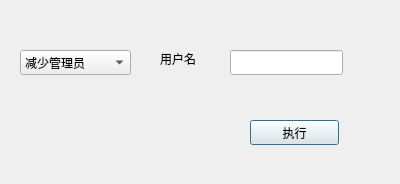
<?xml version="1.0" encoding="UTF-8"?>
<ui version="4.0">
 <class>ChangeManager</class>
 <widget class="QDialog" name="ChangeManager">
  <property name="geometry">
   <rect>
    <x>0</x>
    <y>0</y>
    <width>400</width>
    <height>184</height>
   </rect>
  </property>
  <property name="windowTitle">
   <string>Dialog</string>
  </property>
  <widget class="QLineEdit" name="UserId">
   <property name="geometry">
    <rect>
     <x>230</x>
     <y>50</y>
     <width>113</width>
     <height>25</height>
    </rect>
   </property>
  </widget>
  <widget class="QPushButton" name="ExecuteBtn">
   <property name="geometry">
    <rect>
     <x>250</x>
     <y>120</y>
     <width>89</width>
     <height>25</height>
    </rect>
   </property>
   <property name="text">
    <string>执行</string>
   </property>
  </widget>
  <widget class="QLabel" name="label">
   <property name="geometry">
    <rect>
     <x>160</x>
     <y>50</y>
     <width>67</width>
     <height>17</height>
    </rect>
   </property>
   <property name="text">
    <string>用户名</string>
   </property>
  </widget>
  <widget class="QComboBox" name="Choice">
   <property name="geometry">
    <rect>
     <x>20</x>
     <y>50</y>
     <width>111</width>
     <height>25</height>
    </rect>
   </property>
   <item>
    <property name="text">
     <string>减少管理员</string>
    </property>
   </item>
   <item>
    <property name="text">
     <string>添加管理员</string>
    </property>
   </item>
  </widget>
 </widget>
 <resources/>
 <connections/>
</ui>
